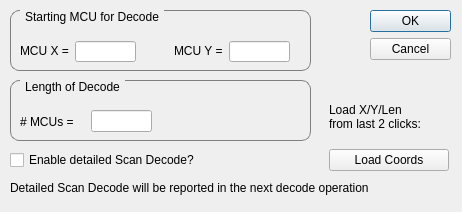
<?xml version="1.0" encoding="UTF-8"?>
<ui version="4.0">
 <class>Q_DecodeDetailDlg</class>
 <widget class="QDialog" name="Q_DecodeDetailDlg">
  <property name="geometry">
   <rect>
    <x>0</x>
    <y>0</y>
    <width>462</width>
    <height>212</height>
   </rect>
  </property>
  <property name="windowTitle">
   <string>Detailed Scan Decode Options</string>
  </property>
  <property name="modal">
   <bool>true</bool>
  </property>
  <widget class="QDialogButtonBox" name="buttonBox">
   <property name="geometry">
    <rect>
     <x>370</x>
     <y>10</y>
     <width>81</width>
     <height>61</height>
    </rect>
   </property>
   <property name="orientation">
    <enum>Qt::Vertical</enum>
   </property>
   <property name="standardButtons">
    <set>QDialogButtonBox::Cancel|QDialogButtonBox::Ok</set>
   </property>
  </widget>
  <widget class="QGroupBox" name="groupBox">
   <property name="geometry">
    <rect>
     <x>10</x>
     <y>10</y>
     <width>301</width>
     <height>61</height>
    </rect>
   </property>
   <property name="styleSheet">
    <string notr="true">QGroupBox {
    border: 1px solid gray;
    border-radius: 9px;
    margin-top: 0.5em;
}

QGroupBox::title {
    subcontrol-origin: margin;
    left: 10px;
    padding: 0 3px 0 3px;
}</string>
   </property>
   <property name="title">
    <string>Starting MCU for Decode</string>
   </property>
   <property name="flat">
    <bool>true</bool>
   </property>
   <widget class="QWidget" name="">
    <property name="geometry">
     <rect>
      <x>10</x>
      <y>30</y>
      <width>270</width>
      <height>23</height>
     </rect>
    </property>
    <layout class="QHBoxLayout" name="horizontalLayout">
     <item>
      <widget class="QLabel" name="label">
       <property name="sizePolicy">
        <sizepolicy hsizetype="Fixed" vsizetype="Fixed">
         <horstretch>0</horstretch>
         <verstretch>0</verstretch>
        </sizepolicy>
       </property>
       <property name="text">
        <string>MCU X =</string>
       </property>
       <property name="buddy">
        <cstring>leMcuX</cstring>
       </property>
      </widget>
     </item>
     <item>
      <widget class="QLineEdit" name="leMcuX">
       <property name="minimumSize">
        <size>
         <width>61</width>
         <height>0</height>
        </size>
       </property>
       <property name="maximumSize">
        <size>
         <width>30</width>
         <height>21</height>
        </size>
       </property>
      </widget>
     </item>
     <item>
      <spacer name="horizontalSpacer">
       <property name="orientation">
        <enum>Qt::Horizontal</enum>
       </property>
       <property name="sizeHint" stdset="0">
        <size>
         <width>40</width>
         <height>20</height>
        </size>
       </property>
      </spacer>
     </item>
     <item>
      <widget class="QLabel" name="label_2">
       <property name="sizePolicy">
        <sizepolicy hsizetype="Fixed" vsizetype="Fixed">
         <horstretch>0</horstretch>
         <verstretch>0</verstretch>
        </sizepolicy>
       </property>
       <property name="text">
        <string>MCU Y =</string>
       </property>
       <property name="buddy">
        <cstring>leMcuY</cstring>
       </property>
      </widget>
     </item>
     <item>
      <widget class="QLineEdit" name="leMcuY">
       <property name="minimumSize">
        <size>
         <width>61</width>
         <height>0</height>
        </size>
       </property>
       <property name="maximumSize">
        <size>
         <width>61</width>
         <height>21</height>
        </size>
       </property>
      </widget>
     </item>
    </layout>
   </widget>
  </widget>
  <widget class="QGroupBox" name="groupBox_2">
   <property name="geometry">
    <rect>
     <x>10</x>
     <y>80</y>
     <width>301</width>
     <height>61</height>
    </rect>
   </property>
   <property name="styleSheet">
    <string notr="true">QGroupBox {
    border: 1px solid gray;
    border-radius: 9px;
    margin-top: 0.5em;
}

QGroupBox::title {
    subcontrol-origin: margin;
    left: 10px;
    padding: 0 3px 0 3px;
}</string>
   </property>
   <property name="title">
    <string>Length of Decode</string>
   </property>
   <property name="flat">
    <bool>true</bool>
   </property>
   <widget class="QWidget" name="">
    <property name="geometry">
     <rect>
      <x>10</x>
      <y>30</y>
      <width>132</width>
      <height>23</height>
     </rect>
    </property>
    <layout class="QHBoxLayout" name="horizontalLayout_2">
     <item>
      <widget class="QLabel" name="label_3">
       <property name="text">
        <string># MCUs =</string>
       </property>
       <property name="buddy">
        <cstring>leNumMcus</cstring>
       </property>
      </widget>
     </item>
     <item>
      <widget class="QLineEdit" name="leNumMcus">
       <property name="sizePolicy">
        <sizepolicy hsizetype="Fixed" vsizetype="Fixed">
         <horstretch>0</horstretch>
         <verstretch>0</verstretch>
        </sizepolicy>
       </property>
       <property name="minimumSize">
        <size>
         <width>61</width>
         <height>0</height>
        </size>
       </property>
       <property name="maximumSize">
        <size>
         <width>31</width>
         <height>16777215</height>
        </size>
       </property>
      </widget>
     </item>
    </layout>
   </widget>
  </widget>
  <widget class="QCheckBox" name="cbEnableDec">
   <property name="geometry">
    <rect>
     <x>10</x>
     <y>150</y>
     <width>211</width>
     <height>20</height>
    </rect>
   </property>
   <property name="text">
    <string>Enable detailed Scan Decode?</string>
   </property>
  </widget>
  <widget class="QLabel" name="label_4">
   <property name="geometry">
    <rect>
     <x>10</x>
     <y>180</y>
     <width>421</width>
     <height>16</height>
    </rect>
   </property>
   <property name="text">
    <string>Detailed Scan Decode will be reported in the next decode operation</string>
   </property>
  </widget>
  <widget class="QWidget" name="">
   <property name="geometry">
    <rect>
     <x>329</x>
     <y>90</y>
     <width>120</width>
     <height>81</height>
    </rect>
   </property>
   <layout class="QVBoxLayout" name="verticalLayout">
    <item>
     <widget class="QLabel" name="label_5">
      <property name="text">
       <string>Load X/Y/Len
from last 2 clicks:</string>
      </property>
     </widget>
    </item>
    <item>
     <widget class="QPushButton" name="pbLoadCoords">
      <property name="text">
       <string>Load Coords</string>
      </property>
     </widget>
    </item>
   </layout>
  </widget>
 </widget>
 <resources/>
 <connections>
  <connection>
   <sender>buttonBox</sender>
   <signal>accepted()</signal>
   <receiver>Q_DecodeDetailDlg</receiver>
   <slot>accept()</slot>
   <hints>
    <hint type="sourcelabel">
     <x>370</x>
     <y>70</y>
    </hint>
    <hint type="destinationlabel">
     <x>157</x>
     <y>211</y>
    </hint>
   </hints>
  </connection>
  <connection>
   <sender>buttonBox</sender>
   <signal>rejected()</signal>
   <receiver>Q_DecodeDetailDlg</receiver>
   <slot>reject()</slot>
   <hints>
    <hint type="sourcelabel">
     <x>396</x>
     <y>70</y>
    </hint>
    <hint type="destinationlabel">
     <x>286</x>
     <y>211</y>
    </hint>
   </hints>
  </connection>
 </connections>
</ui>
